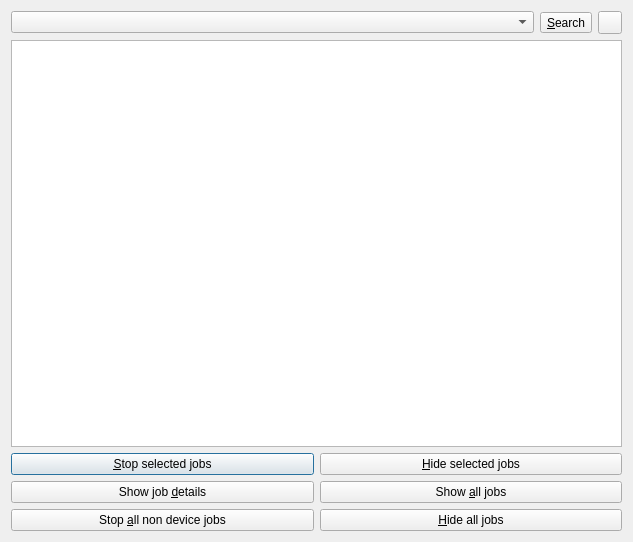
<?xml version="1.0" encoding="UTF-8"?>
<ui version="4.0">
 <class>JobsDialog</class>
 <widget class="QDialog" name="JobsDialog">
  <property name="geometry">
   <rect>
    <x>0</x>
    <y>0</y>
    <width>633</width>
    <height>542</height>
   </rect>
  </property>
  <property name="windowTitle">
   <string>Active jobs</string>
  </property>
  <property name="windowIcon">
   <iconset resource="../../../../resources/images.qrc">
    <normaloff>:/images/jobs.png</normaloff>:/images/jobs.png</iconset>
  </property>
  <layout class="QGridLayout" name="gridLayout">
   <item row="0" column="0" colspan="2">
    <layout class="QHBoxLayout" name="horizontalLayout">
     <item>
      <widget class="SearchBox2" name="search"/>
     </item>
     <item>
      <widget class="QToolButton" name="search_button">
       <property name="toolTip">
        <string>Find next match</string>
       </property>
       <property name="text">
        <string>&amp;Search</string>
       </property>
      </widget>
     </item>
     <item>
      <widget class="QToolButton" name="clear_button">
       <property name="toolTip">
        <string>Find previous match</string>
       </property>
       <property name="icon">
        <iconset resource="../../../../resources/images.qrc">
         <normaloff>:/images/clear_left.png</normaloff>:/images/clear_left.png</iconset>
       </property>
      </widget>
     </item>
    </layout>
   </item>
   <item row="1" column="0" colspan="2">
    <widget class="QTableView" name="jobs_view">
     <property name="contextMenuPolicy">
      <enum>Qt::NoContextMenu</enum>
     </property>
     <property name="editTriggers">
      <set>QAbstractItemView::NoEditTriggers</set>
     </property>
     <property name="alternatingRowColors">
      <bool>true</bool>
     </property>
     <property name="selectionBehavior">
      <enum>QAbstractItemView::SelectRows</enum>
     </property>
     <property name="iconSize">
      <size>
       <width>32</width>
       <height>32</height>
      </size>
     </property>
    </widget>
   </item>
   <item row="2" column="0">
    <widget class="QPushButton" name="kill_button">
     <property name="text">
      <string>&amp;Stop selected jobs</string>
     </property>
    </widget>
   </item>
   <item row="2" column="1">
    <widget class="QPushButton" name="hide_button">
     <property name="text">
      <string>&amp;Hide selected jobs</string>
     </property>
    </widget>
   </item>
   <item row="3" column="0">
    <widget class="QPushButton" name="details_button">
     <property name="text">
      <string>Show job &amp;details</string>
     </property>
    </widget>
   </item>
   <item row="3" column="1">
    <widget class="QPushButton" name="show_button">
     <property name="text">
      <string>Show &amp;all jobs</string>
     </property>
    </widget>
   </item>
   <item row="4" column="0">
    <widget class="QPushButton" name="stop_all_jobs_button">
     <property name="text">
      <string>Stop &amp;all non device jobs</string>
     </property>
    </widget>
   </item>
   <item row="4" column="1">
    <widget class="QPushButton" name="hide_all_button">
     <property name="text">
      <string>&amp;Hide all jobs</string>
     </property>
    </widget>
   </item>
  </layout>
 </widget>
 <customwidgets>
  <customwidget>
   <class>SearchBox2</class>
   <extends>QComboBox</extends>
   <header>calibre/gui2/search_box.h</header>
  </customwidget>
 </customwidgets>
 <resources>
  <include location="../../../../resources/images.qrc"/>
 </resources>
 <connections/>
</ui>
